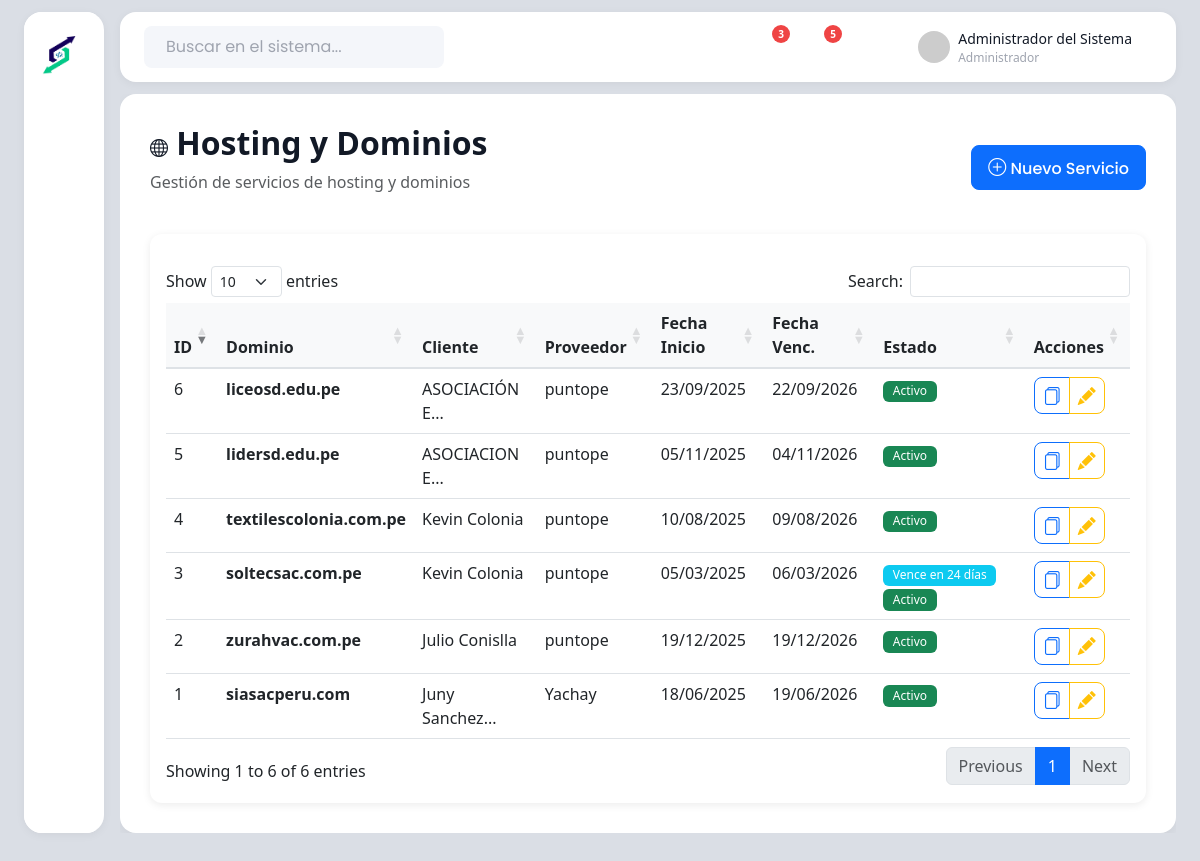
Page /views/hosting/index.php (signed in) on the committed database.
### tables this page shows
CREATE TABLE IF NOT EXISTS `hosting_dominios` (
  `id` int NOT NULL AUTO_INCREMENT,
  `cliente_id` int NOT NULL,
  `dominio` varchar(255) NOT NULL,
  `proveedor` varchar(100) DEFAULT NULL COMMENT 'Proveedor del hosting',
  `fecha_inicio` date NOT NULL,
  `fecha_vencimiento` date NOT NULL,
  `precio_compra` decimal(10,2) DEFAULT NULL,
  `precio_venta` decimal(10,2) DEFAULT NULL,
  `observaciones` text,
  `correos_corporativos` text COMMENT 'Lista de correos corporativos creados para el cliente',
  `archivo_presupuesto` varchar(255) DEFAULT NULL,
  `estado` enum('activo','vencido','cancelado') NOT NULL DEFAULT 'activo',
  `fecha_registro` timestamp NULL DEFAULT CURRENT_TIMESTAMP,
  PRIMARY KEY (`id`),
  KEY `idx_cliente` (`cliente_id`),
  KEY `idx_dominio` (`dominio`),
  KEY `idx_vencimiento` (`fecha_vencimiento`)
);

CREATE TABLE IF NOT EXISTS `clientes` (
  `id` int NOT NULL AUTO_INCREMENT,
  `tipo` enum('persona','empresa') NOT NULL DEFAULT 'persona',
  `nombre` varchar(150) NOT NULL COMMENT 'Nombre o Razón Social',
  `dni_ruc` varchar(20) DEFAULT NULL,
  `email` varchar(100) DEFAULT NULL,
  `telefono` varchar(20) DEFAULT NULL,
  `whatsapp` varchar(20) DEFAULT NULL,
  `direccion` text,
  `ubicacion_google_maps` text,
  `estado` enum('activo','inactivo') NOT NULL DEFAULT 'activo',
  `fecha_registro` timestamp NULL DEFAULT CURRENT_TIMESTAMP,
  PRIMARY KEY (`id`),
  KEY `idx_nombre` (`nombre`),
  KEY `idx_dni_ruc` (`dni_ruc`),
  KEY `idx_estado` (`estado`)
);

### includes/autoload.php (called while the page is built, shortened)
<?php
spl_autoload_register(function ($class) {
    $modelFile = ROOT_PATH . 'models/' . $class . '.php';
    if (file_exists($modelFile)) {
        return;
    }
});
require_once ROOT_PATH . 'includes/helpers.php';

### models/HostingDominio.php (called while the page is built, shortened)
<?php
class HostingDominio
{
    private $pdo;
    public function __construct($pdo)
    {
        $this->pdo = $pdo;
    }
    public function obtenerTodos()
    {
        $sql = "SELECT h.*, c.nombre as cliente_nombre
                FROM hosting_dominios h
                LEFT JOIN clientes c ON h.cliente_id = c.id
                ORDER BY h.fecha_vencimiento ASC";
        $stmt = $this->pdo->query($sql);
        $hostings = $stmt->fetchAll();
        return $hostings;
    }
    private function calcularDiasParaVencer($fechaVencimiento)
    {
        try {
            $hoy = new DateTime();
            $vencimiento = new DateTime($fechaVencimiento);
            $intervalo = $hoy->diff($vencimiento);
            return (int)$intervalo->format('%R%a');
        } catch (Exception $e) {
            return null;
        }
    }
}

### views/hosting/index.php (the view, shortened to what this page needs)
<?php
include '../layouts/header.php';
$hostingModel = new HostingDominio($pdo);
$hosting = $hostingModel->obtenerTodos();
?>
<div class="row">
    <div class="col-12 mb-4">
        <div class="d-flex justify-content-between align-items-center">
            <div>
                <h2 class="fw-bold"><i class="bi bi-globe"></i> Hosting y Dominios</h2>
                <p class="text-muted">Gestión de servicios de hosting y dominios</p>
            </div>
            <div>
                <a href="form.php" class="btn btn-primary">
                    <i class="bi bi-plus-circle"></i> Nuevo Servicio
                </a>
            </div>
        </div>
    </div>
</div>
<div class="row">
    <div class="col-12">
        <div class="card">
            <div class="card-body">
                <div class="table-responsive">
                    <table class="table table-hover datatable">
                        <thead>
                            <tr>
                                <th>ID</th>
                                <th>Dominio</th>
                                <th>Cliente</th>
                                <th>Proveedor</th>
                                <th>Fecha Inicio</th>
                                <th>Fecha Venc.</th>
                                <th>Estado</th>
                                <th>Acciones</th>
                            </tr>
                        </thead>
                        <tbody>
                            <?php foreach ($hosting as $h): ?>
                                <tr>
                                    <td><?php echo $h['id']; ?></td>
                                    <td style="width:110px;"><strong><?php echo $h['dominio']; ?></strong></td>
                                    <td class="txt-compact"><?php echo mb_strimwidth($h['cliente_nombre'], 0, 15, "..."); ?></td>
                                    <td><?php echo $h['proveedor'] ?? '-'; ?></td>
                                    <td><?php echo formatearFecha($h['fecha_inicio']); ?></td>
                                    <td><?php echo formatearFecha($h['fecha_vencimiento']); ?></td>
                                    <td>
                                        <?php echo getBadgeAlerta($h['dias_para_vencer']); ?>
                                        <span class="badge bg-<?php echo $h['estado'] === 'activo' ? 'success' : 'danger'; ?>">
                                            <?php echo ucfirst($h['estado']); ?>
                                        </span>
                                    </td>
                                    <td>
                                        <div class="btn-group" role="group">
                                            <button onclick="abrirDocumentos(<?php echo $h['id']; ?>)"
                                                class="btn btn-sm btn-outline-primary" title="Gestionar Documentos">
                                                <i class="bi bi-files"></i>
                                            </button>
                                            <a href="form.php?id=<?php echo $h['id']; ?>"
                                                class="btn btn-sm btn-outline-warning" title="Editar">
                                                <i class="bi bi-pencil-fill"></i>
                                            </a>
                                        </div>
                                    </td>
                                </tr>
                            <?php endforeach; ?>
                        </tbody>
                    </table>
                </div>
            </div>
        </div>
    </div>
</div>
<?php include '../layouts/footer.php'; ?>

### includes/helpers.php (shortened to what this page needs)
<?php
function formatearFecha($fecha)
{
    $timestamp = strtotime($fecha);
    return date('d/m/Y', $timestamp);
}
function getBadgeAlerta($dias)
{
    if ($dias <= 5) {
        return '<span class="badge bg-danger">Vence en ' . $dias . ' días</span>';
    } elseif ($dias <= 15) {
        return '<span class="badge bg-warning">Vence en ' . $dias . ' días</span>';
    } elseif ($dias <= 30) {
        return '<span class="badge bg-info">Vence en ' . $dias . ' días</span>';
    }
    return '';
}

### assets/css/modern-ui.css (style rules this page uses)
:root { --color-bg: #f4f6fa; --color-primary: #121926; --color-muted: #9fa4af; --color-hover: #e8ecf4; --color-danger: #ef4444; --color-success: #10b981; --color-warning: #f59e0b; --color-info: #3b82f6; --font-main: "Poppins", sans-serif; }
* { box-sizing: border-box; }
body { background: #dadee5; color: #5d6674; font-family: var(--font-main); min-height: 100vh; margin: 0; padding: 0; }
.bi { font-size: 18px; }
.main-content .card { border: none; box-shadow: 0 2px 8px rgba(0, 0, 0, 0.08); border-radius: 12px; }
.main-content .btn { font-family: var(--font-main); border-radius: 8px; font-weight: 500; }
.main-content h1, .main-content h2, .main-content h3, .main-content h4, .main-content h5, .main-content h6 { color: var(--color-primary); font-weight: 600; }

### assets/css/style.css (style rules this page uses)
:root { --primary-color: #0d6efd; --secondary-color: #6c757d; --success-color: #198754; --danger-color: #dc3545; --warning-color: #ffc107; --info-color: #0dcaf0; }
body { font-family: "Segoe UI", Tahoma, Geneva, Verdana, sans-serif; min-height: 100vh; display: flex; flex-direction: column; }
.card { border: none; border-radius: 10px; transition: transform 0.2s, box-shadow 0.2s; }
.btn { border-radius: 6px; padding: 0.5rem 1rem; font-weight: 500; }
.btn-sm { padding: 0.25rem 0.5rem; }
.badge { padding: 0.4em 0.8em; font-weight: 500; }
table.dataTable thead th { background-color: #f8f9fa; font-weight: 600; border-bottom: 2px solid #dee2e6; }

### rows in the picture
hosting_dominios: id "3", dominio "soltecsac.com.pe", cliente.nombre "Kevin Colonia", proveedor "puntope", fecha_inicio "05/03/2025", fecha_vencimiento "06/03/2026", estado "Activo"
hosting_dominios: id "1", dominio "siasacperu.com", cliente.nombre "Juny Sanchez...", proveedor "Yachay", fecha_inicio "18/06/2025", fecha_vencimiento "19/06/2026", estado "Activo"
hosting_dominios: id "4", dominio "textilescolonia.com.pe", cliente.nombre "Kevin Colonia", proveedor "puntope", fecha_inicio "10/08/2025", fecha_vencimiento "09/08/2026", estado "Activo"
hosting_dominios: id "6", dominio "liceosd.edu.pe", cliente.nombre "ASOCIACIÓN E...", proveedor "puntope", fecha_inicio "23/09/2025", fecha_vencimiento "22/09/2026", estado "Activo"
hosting_dominios: id "5", dominio "lidersd.edu.pe", cliente.nombre "ASOCIACION E...", proveedor "puntope", fecha_inicio "05/11/2025", fecha_vencimiento "04/11/2026", estado "Activo"
hosting_dominios: id "2", dominio "zurahvac.com.pe", cliente.nombre "Julio Conislla", proveedor "puntope", fecha_inicio "19/12/2025", fecha_vencimiento "19/12/2026", estado "Activo"

### other values in the picture
$usuario['nombre'] "Administrador del Sistema"
$usuario['rol'] "Administrador"
